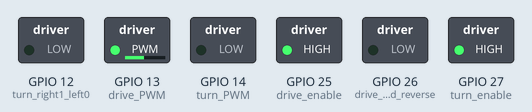
This sketch was run on a simulated ESP32. Parts: switched loads named in the sketch (green lamp = pin HIGH).

Above: at 0.1 s.
At 3.1 s:
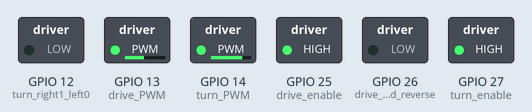
At 5.1 s:
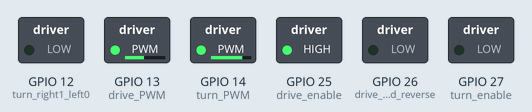
At 8.1 s:
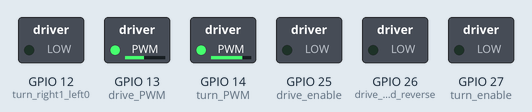
Timing chart, 0 to 9.6 s (numbered marks = the images above):
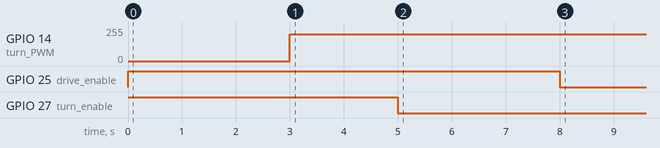

The sketch:

Motor_Turn_3_4_19.ino
```cpp
#include "Arduino.h"

// setting PWM properties
const int freq = 5000;
const int resolution = 8;
//const int turnChannel = 1;
//const int ledChannel = 0;


// Turning properties
int turn_PWM = 14;  // adc2_channel 8
int turn_enable  = 27;
int turn_right1_left0 = 12;
const int turnChannel = 8;

// Driving properties
int drive_forward_reverse = 26;
int drive_PWM = 13;   // adc1_channel 5
int drive_enable = 25;
const int ledChannel = 5;


void setup() {
  pinMode(turn_enable, OUTPUT);
  pinMode(drive_enable, OUTPUT);

  digitalWrite(turn_enable, HIGH);
  digitalWrite(drive_enable,  HIGH);

  pinMode(turn_right1_left0, OUTPUT);
  pinMode(drive_forward_reverse, OUTPUT);

  digitalWrite(turn_right1_left0, LOW);
  digitalWrite(drive_forward_reverse, LOW);

  pinMode(turn_PWM, OUTPUT);
  pinMode(drive_PWM, OUTPUT);

  ledcSetup(ledChannel, freq, resolution);
  ledcSetup(turnChannel, freq, resolution);

  // attach the channel to the GPIO to be controlled
  ledcAttachPin(turn_PWM, turnChannel);
  ledcAttachPin(drive_PWM, ledChannel);

}

void loop(){
  ledcWrite(ledChannel, 120);
  delay(3000);
  ledcWrite(turnChannel, 200);
  delay(2000);
  digitalWrite(turn_enable, LOW);

  //ledcWrite(turnChannel, 0);
  delay(3000);
  digitalWrite(drive_enable,  LOW);
}
```

Measured:
- by itself, GPIO 14 (turn_PWM): 0/255 → 199/255 at 3.0 s
- by itself, GPIO 25 (drive_enable): HIGH → LOW at 8.0 s
- by itself, GPIO 27 (turn_enable): HIGH → LOW at 5.0 s
